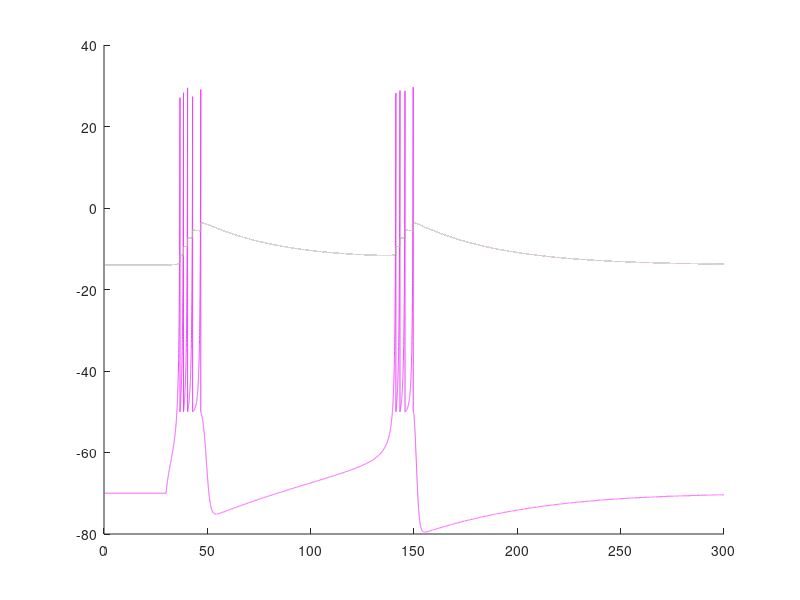

Here is the MATLAB script that generated this plot:

% Matlab script automatically generated from a LEMS/SOM description

function izhikevich_burster()
    %Integrate the izhikevich_burster model using matlab odesuite

    X_ = integrate();

    generate_plots(X_)


end

function X = integrate()

    %parameter list for your convenience
    a = 0.02;
    b = 0.2;
    c = -50;
    d = 2;
    I = 0;
    v0 = -70;


    %assemble parameter array    
    pars = [a, b, c, d, I, v0, ];
    
    %initial conditions
    x0_ = [v0, b .* v0, ];
    
   
    t_start = 0;
    t_end = 300;
    dt = 0.01;
    tint = t_start:dt:t_end;
    options = odeset('RelTol', 1e-6);
    options = odeset(options, 'Events',@(t,y) events(t, y, pars));
    %output initialization
    tout = t_start;
    xout = x0_;
    teout = [];
    xeout = [];
    ieout = [];


    while (1)
        [t_, x_, te_, xe_, ie_] = ode45(@(t, x) dxdt(t, x, pars), tint, x0_, options);
        x0_ = x_(end,:);
        tout = [tout; t_(2:end-1)];
        xout = [xout; x_(2:end-1, :)];
        teout = [teout; te_];
        xeout = [xeout; xe_];
        ieout = [ieout; ie_];
    
        if (te_)
            %stopped at event
            switch ieout(end)

                case 1 
                %spike
                v = x0_(1);
                u = x0_(2);
                x0_ = [c, u + d, ];

                case 2 
                %start_inj
                I = 5;

                pars = [a, b, c, d, I, v0, ];

                case 3 
                %end_inj
                I = 0;

                pars = [a, b, c, d, I, v0, ];
            end
        else 
            %stopped at t_end
            break
        end
        
        %restart from discontinuity
        options = odeset(options, 'InitialStep', t_(end)-t_(end-1), 'MaxStep', t_(end)-t_(1));
        tint = [t_(end), tout(end)+dt:dt:t_end];

    end

    %plot(tout, xout, '-', teout, xeout, '*r')    

    X = [tout, xout];

end


function [value,isterminal,direction] = events(t, state, pars)
    value = [1,1,1,];
    isterminal = [1,1,1,];
    direction = [1,0,0,];
   
    v = state(1);
    u = state(2);


    a = pars(1);
    b = pars(2);
    c = pars(3);
    d = pars(4);
    I = pars(5);
    v0 = pars(6);



    % spike
    value(1) = v - 30;

    % start_inj
    value(2) = t - 30;

    % end_inj
    value(3) = t - 150;

end

function xdot = dxdt(t, state, pars)
    xdot = zeros(length(state),1);

    v = state(1);
    u = state(2);


    a = pars(1);
    b = pars(2);
    c = pars(3);
    d = pars(4);
    I = pars(5);
    v0 = pars(6);


    phi = 0.04 .* v .^ 2 + 5 .* v + 140;


    xdot(1) = phi - u + I;
    xdot(2) = a .* (b .* v - u);

end

function generate_plots(X)

    t = X(:, 1);
    v = X(:, 2);
    u = X(:, 3);

    figure(1);
    hold on;
    % uncomment below to bypass autoscaling
    %axis([-16.0, -2.0, -90.0, 50.0])
    plot(t, v, 'Color', hex2rgb('#ee40FF'))
    plot(t, u, 'Color', hex2rgb('#BBA0AA'))

end


function c = hex2rgb(hexstring)
    f = @(i) hex2dec(hexstring(i:i+1))/255;
    c = arrayfun(f, 2:2:6);
end
